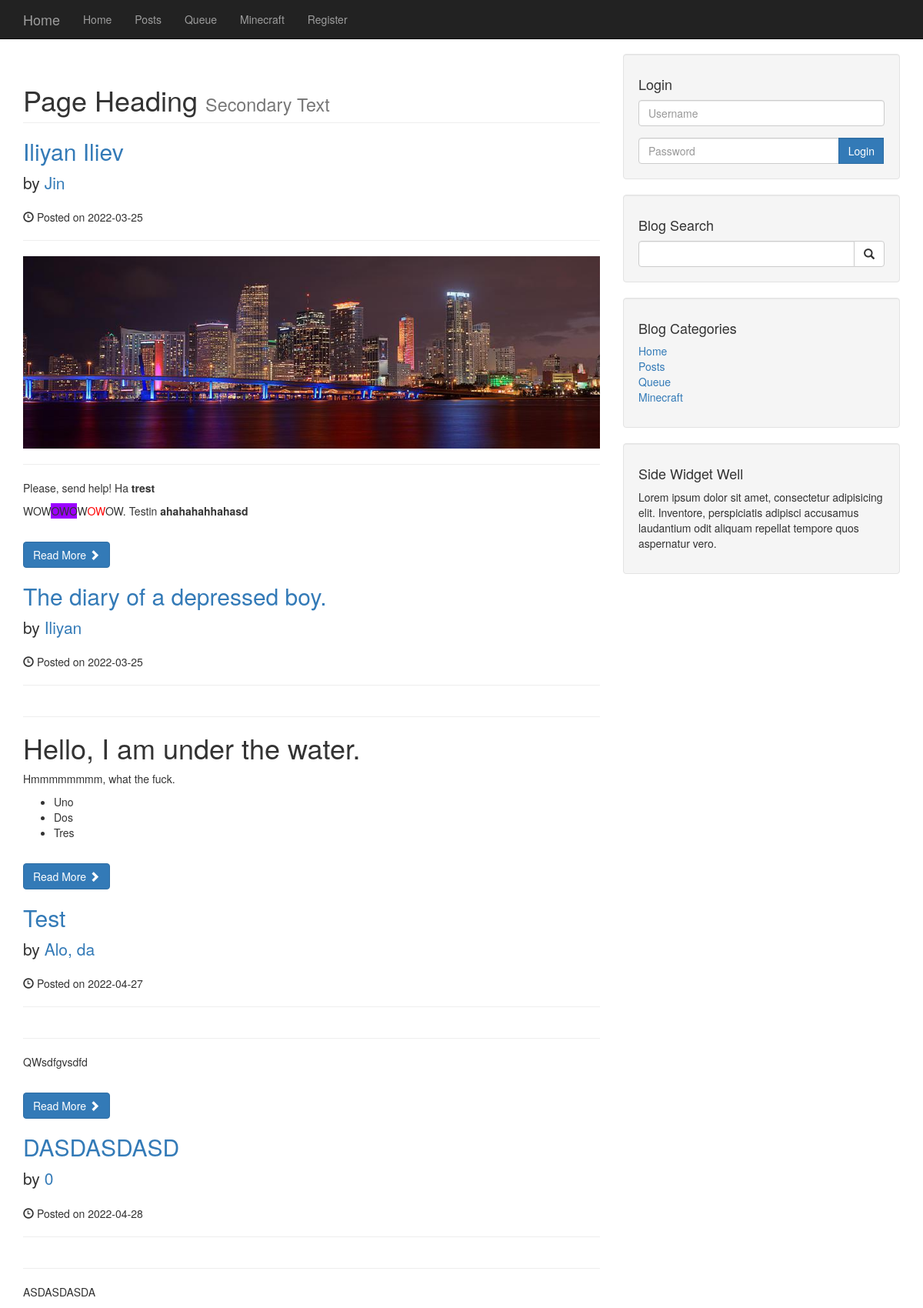
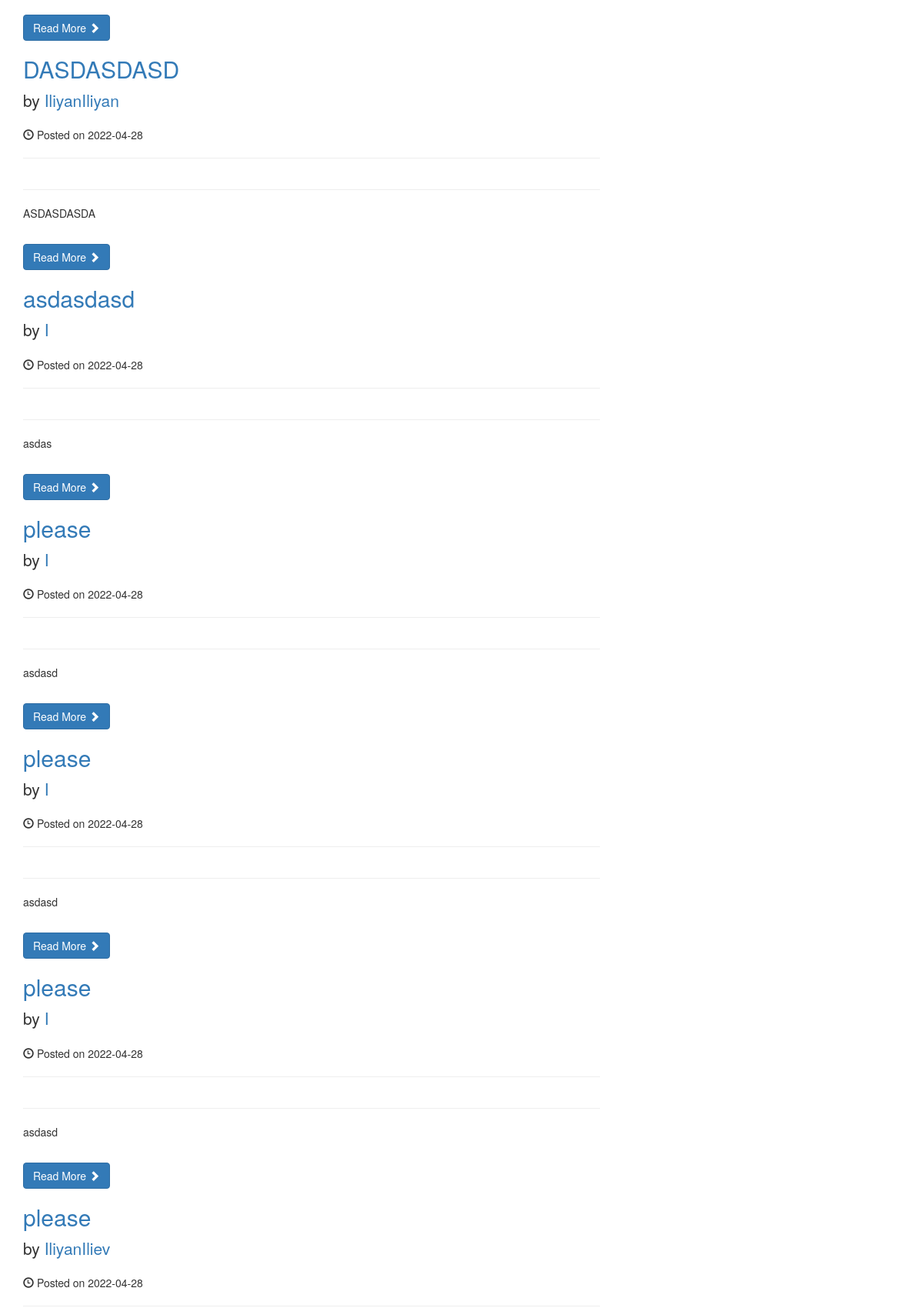
Screenshot of /search.php (upper part) with the database file from the repository (2 pictures, top to bottom).
### tables this page shows
CREATE TABLE `categories` (
  `cat_id` int(3) NOT NULL,
  `cat_title` varchar(255) NOT NULL
);

CREATE TABLE `posts` (
  `post_id` int(3) NOT NULL,
  `post_category_id` int(3) NOT NULL,
  `post_title` varchar(255) NOT NULL,
  `post_author` varchar(255) NOT NULL,
  `post_date` date NOT NULL,
  `post_image` text NOT NULL,
  `post_content` text NOT NULL,
  `post_tags` varchar(255) NOT NULL,
  `post_comment_count` int(11) NOT NULL,
  `post_status` varchar(255) NOT NULL DEFAULT 'draft'
);

### search.php (the view, shortened to what this page needs)
<?php
    include('includes/db.php');
    include('includes/header.php');
    include('includes/navigation.php');
?>
<div class="container">
    <div class="row">
        <div class="col-md-8">
            <h1 class="page-header">
                Page Heading
                <small>Secondary Text</small>
            </h1>
            <?php
            if(isset($_POST['search'])){
                $search = $_POST['search'];
                $query = "SELECT * FROM posts WHERE post_tags LIKE '%$search%' ";
            }else{
                $query = "SELECT * FROM posts";
            }
            $select_all_posts_query = mysqli_query($connection, $query);
            while($row = mysqli_fetch_assoc($select_all_posts_query)){
                $post_title = $row['post_title'];
                $post_author = $row['post_author'];
                $post_date = $row['post_date'];
                $post_image = $row['post_image'];
                $post_content = $row['post_content'];
            ?>
            <h2>
                <a href="#"><?php echo $post_title; ?></a>
            </h2>
            <p class="lead">
                by <a href="index.php"><?php echo $post_author; ?></a>
            </p>
            <p><span class="glyphicon glyphicon-time"></span> Posted on <?php echo $post_date; ?></p>
            <hr>
            <img class="img-responsive" src="images/<?php echo $post_image; ?>" alt="">
            <hr>
            <p><?php echo $post_content; ?></p><br>
            <a class="btn btn-primary" href="#">Read More <span class="glyphicon glyphicon-chevron-right"></span></a>
            <?php } ?>
        </div>
        <?php
    include('includes/sidebar.php');
    include('includes/footer.php');
?>

### includes/navigation.php (shortened to what this page needs)
<nav class="navbar navbar-inverse navbar-fixed-top" role="navigation">
    <div class="container">
        <div class="navbar-header">
            <a class="navbar-brand" href="index.php">Home</a>
        </div>
        <div class="collapse navbar-collapse" id="bs-example-navbar-collapse-1">
            <ul class="nav navbar-nav">
            <?php
            $query = "SELECT * FROM categories";
            $select_all_categories_query = mysqli_query($connection, $query);
            while($row = mysqli_fetch_assoc($select_all_categories_query)){
                $cat_title = $row['cat_title'];
                echo "<li><a href='#'>{$cat_title}</a></li>";
            }
            ?>
            <li><a href="registration.php">Register</a><li>
            </ul>
        </div>
    </div>
</nav>

### includes/sidebar.php (shortened to what this page needs)
<div class="col-md-4">
    <div class="well">
        <h4>Login</h4>
        <form action="includes/login.php" method="POST">
            <div class="form-group">
                <input name="username" type="text" class="form-control" placeholder="Username">
            </div>
            <div class="input-group">
                <input name="password" type="password" class="form-control" placeholder="Password">
                <span class="input-group-btn">
                    <input value="Login" name="login" type="submit" class="form-control btn btn-primary">
                </span>
            </div>
        </form>
    </div>
    <div class="well">
        <form method="POST" action="search.php">
            <h4>Blog Search</h4>
            <div class="input-group">
                <input name="search" type="text" class="form-control">
                <span class="input-group-btn">
                    <button name="submit" class="btn btn-default" type="button">
                        <span class="glyphicon glyphicon-search"></span>
                    </button>
                </span>
            </div>
        </form>
    </div>
    <?php
        $query = "SELECT * FROM categories";
        $select_all_categories_query = mysqli_query($connection, $query);
    ?>
    <div class="well">
        <h4>Blog Categories</h4>
        <div class="row">
            <div class="col-lg-12">
                <ul class="list-unstyled">
                    <?php
                        while($row = mysqli_fetch_assoc($select_all_categories_query)){
                            $cat_id = $row['cat_id'];
                            $cat_title = $row['cat_title'];
                            echo "<li><a href='category.php?category=$cat_id'>{$cat_title}</a></li>";
                        }
                    ?>
                </ul>
            </div>
        </div>
    </div>
    <?php include "widget.php"; ?>
</div>
</div>

### css/blog-home.css (style rules this page uses)
body { padding-top: 70px; }

### rows the page displays
categories: cat_title "Home"
categories: cat_title "Posts"
categories: cat_title "Queue"
categories: cat_title "Minecraft"
posts: post_title "Iliyan Iliev", post_author "Jin", post_date "2022-03-25", post_image (picture), post_content "Please, send help! Ha trest WOW OWO W OW OW. Testin ahahahahhahasd"
posts: post_title "The diary of a depressed boy.", post_author "Iliyan", post_date "2022-03-25", post_content "Hello, I am under the water. Hmmmmmmmm, what the fuck. Uno Dos Tres"
posts: post_title "Test", post_author "Alo, da", post_date "2022-04-27", post_content "QWsdfgvsdfd"
posts: post_title "DASDASDASD", post_author "0", post_date "2022-04-28", post_content "ASDASDASDA"
posts: post_title "DASDASDASD", post_author "IliyanIliyan", post_date "2022-04-28", post_content "ASDASDASDA"
posts: post_title "asdasdasd", post_author "I", post_date "2022-04-28", post_content "asdas"
posts: post_title "please", post_author "I", post_date "2022-04-28", post_content "asdasd"
posts: post_title "please", post_author "I", post_date "2022-04-28", post_content "asdasd"
posts: post_title "please", post_author "I", post_date "2022-04-28", post_content "asdasd"
posts: post_title "please", post_author "IliyanIliev", post_date "2022-04-28"
